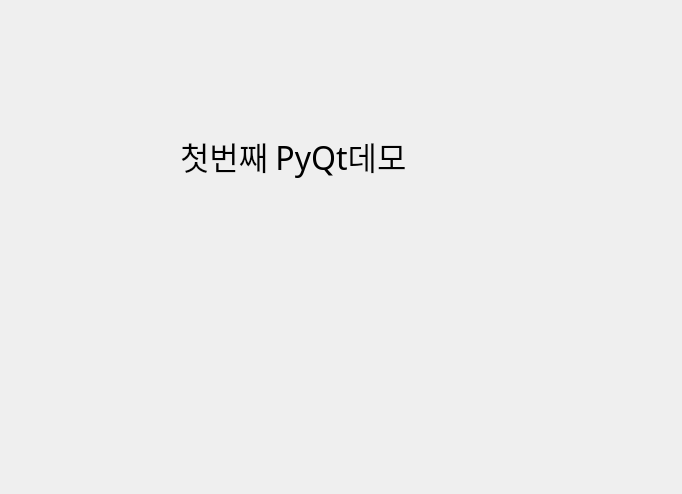
<?xml version="1.0" encoding="UTF-8"?>
<ui version="4.0">
 <class>Dialog</class>
 <widget class="QDialog" name="Dialog">
  <property name="geometry">
   <rect>
    <x>0</x>
    <y>0</y>
    <width>682</width>
    <height>494</height>
   </rect>
  </property>
  <property name="windowTitle">
   <string>Dialog</string>
  </property>
  <widget class="QLabel" name="label">
   <property name="geometry">
    <rect>
     <x>180</x>
     <y>130</y>
     <width>371</width>
     <height>51</height>
    </rect>
   </property>
   <property name="font">
    <font>
     <family>맑은 고딕</family>
     <pointsize>24</pointsize>
     <weight>50</weight>
     <bold>false</bold>
    </font>
   </property>
   <property name="text">
    <string>첫번째 PyQt데모</string>
   </property>
  </widget>
 </widget>
 <resources/>
 <connections/>
</ui>
